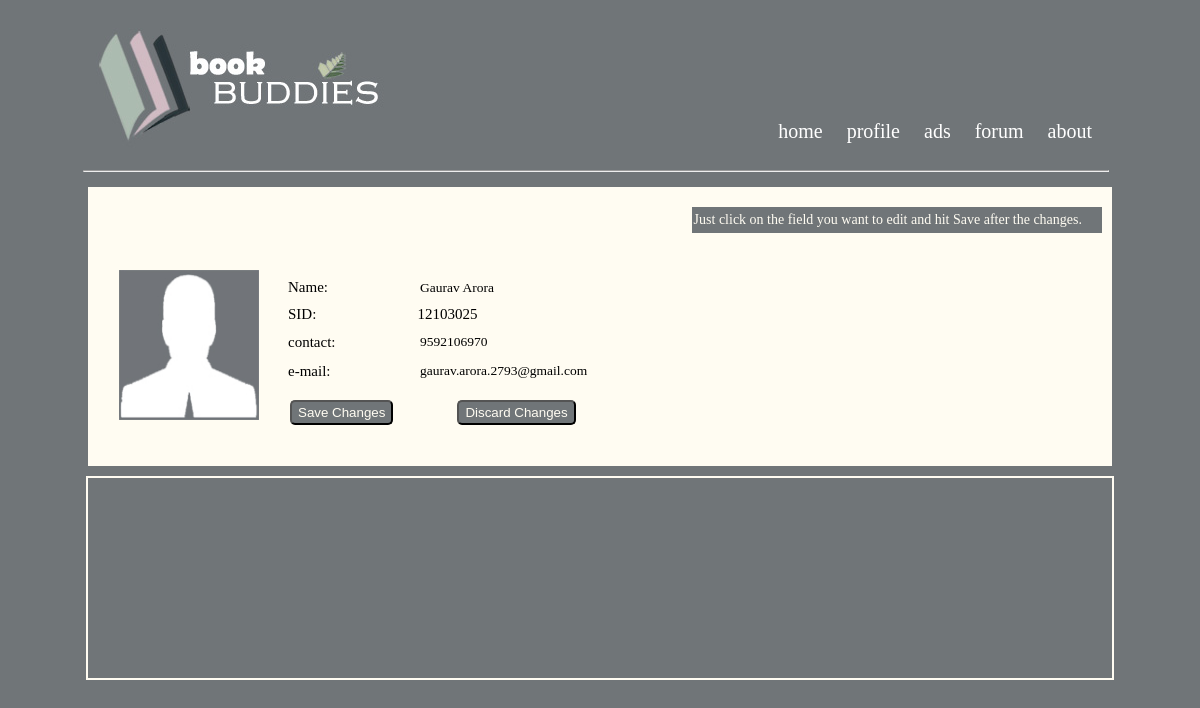
Page /pecswap/editprofile.php (signed in) on the committed database.
### tables this page shows
CREATE TABLE IF NOT EXISTS `students` (
  `id` int(11) NOT NULL AUTO_INCREMENT,
  `name` varchar(60) DEFAULT NULL,
  `sid` varchar(60) DEFAULT NULL,
  `email` varchar(80) DEFAULT NULL,
  `contact` varchar(12) DEFAULT NULL,
  `password` varchar(40) DEFAULT NULL,
  `profile_pic` varchar(80) DEFAULT NULL,
  PRIMARY KEY (`id`)
);

### pecswap/editprofile.php (the view, shortened to what this page needs)
<?php
if(!isset($_SESSION['sid'])) {
	header('Location:login.php');
} else {
	$sid = $_SESSION['sid'];
	$conn = mysqli_connect(DB_HOST, DB_USER, DB_PASSWORD, DB_NAME) or die("Error connecting to the database");
	$query = "SELECT * FROM students WHERE sid='$sid'";
	$result = mysqli_query($conn,$query) or die("Error querying the database");
	$row = mysqli_fetch_array($result);
}
?>
<!DOCTYPE html PUBLIC "-//W3C//DTD XHTML 1.0 Transitional//EN" "http://www.w3.org/TR/xhtml1/DTD/xhtml1-transitional.dtd">
<html xmlns="http://www.w3.org/1999/xhtml">
<head>
<link rel="stylesheet" type="text/css" href="_scripts/style.css" media="screen" />
</head>
<body>
<center>
<div id="main" align="center">
<div id="link" align="right">
<a href="index.php">home</a>
<a href="profile.php">profile</a>
<a href="ads.php">ads</a>
<a href="forum.php">forum</a>
<a href="about.php">about</a>
</div>
<div id="top_left" align="left">
<img src="_images/_logo.jpg" />
</div>
</div>
<div id="main">
<hr />
<div id="login" class="status">
Just click on the field you want to edit and hit Save after the changes.
</div>
<div id="cover">
<br />
<br />
<br />
<br />
<div align="left">
<form action="<?php echo $_SERVER['PHP_SELF']; ?>" method="post">
<table width="600" border="0px" cellspacing="8px" class="auth">
  <tr>
    <img class="logged" src="profile_pic/<?php echo $row['profile_pic']; ?>" height="150" width="140"  />
    <form action="<?php echo $_SERVER['PHP_SELF']; ?>" method="post">
    <td>Name: </td>
    <td><input type="text" name="name" value="<?php echo $row['name']; ?>" /></td>
    </tr>
  <tr>
    <td>SID: </td>
    <td><?php echo $row['sid']; ?></td>
  </tr>
  <tr>
    <td>contact: </td>
    <td><input type="text" name="contact" value="<?php echo $row['contact']; ?>" /></td>
  </tr>
  <tr>
    <td>e-mail: </td>
    <td><input type="text" name="email" value="<?php echo $row['email']; ?>" /></td>
  </tr>
</table>
<input type="submit" name="submit" value="Save Changes" />
<input type="submit" name="submit2" value="Discard Changes" />
</form>
<br /><br />
</div>
</div>
</div>
<div id="footer">
</div>
</body>
</html>

### pecswap/_scripts/style.css (style rules this page uses)
body { background-color:#707578; font-family:Century Gothic; }
a { color:#fffcf2; }
#main { margin-top:10px; width:1024px; background-color:#707578; }
#top_left { margin-top:20px; }
#user_table td,tr { padding:0; text-align:left; }
#link { width:650px; float:right; margin-top:100px; margin-right:10px; }
#link a:link { color:#ffffff; text-decoration:none; font-size:20px; padding-top:60px; padding-left:10px; padding-right:10px; padding-bottom:10px; background-color:#707578; }
#login { font-size:14px; float: right; width:auto; font-family:Century Gothic; color:#fffcf2; margin-top:20px; margin-right: 10px; background-color:#707578; padding-left:20px; padding-right:80px; padding-top:5px; padding-bottom:5px; }
#login.status { font-size:14px; float: right; width:auto; font-family:Century Gothic; color:#fffcf2; margin-top:20px; background-color:#707578; padding-left:2px; padding-right:20px; padding-top:5px; padding-bottom:5px; }
table { font-family:Century Gothic; font-size:15px; font-weight:500; margin-left:60px; }
table.auth { font-family:Century Gothic; font-size:15px; font-weight:500; }
td { padding-left:20px; padding-bottom:0px; padding-top:0px; text-align:left; }
#cover { width: 1024px; background-color: #fffcf2; margin-top: 10px; padding-top: 10px; }
img.logged { border-width:1px; border-bottom:2px; border-style:solid; border-color:#fffcf2; float:left; margin-left:30px; }
#footer { margin-top:10px; margin-bottom:0px; width:1024px; color:#fffcf2; height:200px; background-color:#707578; clear:both; border-width:2px; border-style:solid; border-color:#fffcf2; }
hr { margin:15px; margin-right:3px; margin-left:-5px; }

### pecswap/editprofile.php (style rules this page uses)
input[type="text"] { border:none; padding:0.2em; background:#fffcf2; width:230px; font-family:Century Gothic; font-size:90%; }
input[type="submit"] { -moz-border-radius:3px; -webkit-border-radius:5px; margin:30px; margin-bottom:5px; margin-top:10px; background:#707578; color:#fffcf2; height:25px; }
#login,.status { float:left; width:1000px; }

### rows in the picture
students: profile_pic (placeholder picture), name "Gaurav Arora", sid "12103025", contact "9592106970", email "gaurav.arora.2793@gmail.com"
